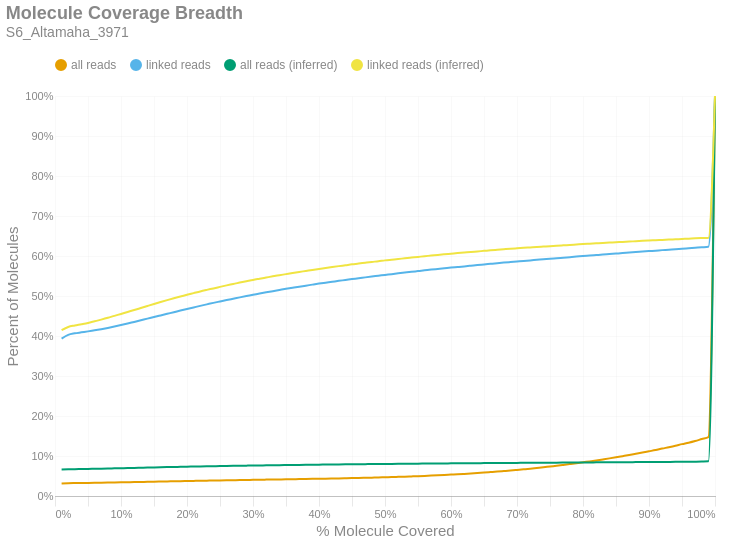

Notebook code cell kept with this figure:
### Markdown cell above
### Molecule Read Coverage
This chart shows molecule coverage breadth as computed by the number of bases aligned to that molecule. In other words, "*how much of each unique long molecule is actually sequenced/aligned?*" Keep in mind there is a distinction between sequences and alignments, since some sequences belonging to a particular molecule may not align well and wouldn't appear in the alignment data. This chart also shows molecule coverage breadth as computed by the *inferred fragment* from which the aligned sequences originate. Unlike read coverage, this calculation takes into account the total insert size, including unsequenced gaps between the forward and reverse reads. Like the previous figures, these are cumulative percents.

### Code cell
if SKIPLR:
    print_html(f"Skipped")
else:
    binned_df = consolidated_hist(valids['coverage_bp'], mask, 0.01, True)
    binned_df_inf = consolidated_hist(valids['coverage_inserts'], mask, 0.01, True)
    binned_df = binned_df.with_columns(pl.lit(binned_df_inf['all reads (cumsum)']).alias('all reads (inferred)'))
    binned_df = binned_df.with_columns(pl.lit(binned_df_inf['linked reads (cumsum)']).alias('linked reads (inferred)'))
    binned_df = binned_df.with_columns(
        (pl.col('bin').cast(pl.Float64) + 0.01).alias('right_edge')
    )

    with SafeRender(binned_df):
        (
            density_plot(binned_df, 'Molecule Coverage Breadth', samplename, 'molcov', ['all reads (inferred)','linked reads (inferred)'])
            .encode(
                #x=alt.X('bin:Q', title="% Molecule Covered").axis(format = '%').scale(padding=0),
                x=alt.X('right_edge:Q', title="% Molecule Covered").axis(format='%').scale(padding=0),
                y=alt.Y('value:Q', title='Percent of Molecules')
                    .axis(format='%')
                    .stack(False)
                    .scale(domainMin=0, padding=0),
                color=alt.Color("key:N").scale(domain = ["all reads", "linked reads", "all reads (inferred)", "linked reads (inferred)"]),
                tooltip = [
                    alt.Tooltip("key:N", title = "Data Type"),
                    alt.Tooltip("range_label:N", title="% Molecule Covered"),
                    alt.Tooltip("value:Q", format = ".2%", title="% Molecules")
                ]
            )
        ).display()

### Figure 1 — Vega-Lite specification as saved in the notebook (floating-point values rounded to 4 significant figures)
{"width": "container", "height": 400, "config": {"title": {"anchor": "start", "dy": -15, "fontSize": 18, "color": "#888888", "subtitleColor": "#888888", "subtitleFontSize": 14}, "arc": {"fill": "#0072B2"}, "axis": {"domainColor": "#888888", "domainWidth": 0.5, "gridWidth": 0.2, "grid": false, "titleFontWeight": 400, "titleFontSize": 15, "labelFontSize": 11, "labelColor": "#888888", "tickColor": "#888888", "tickWidth": 0.2, "titleColor": "#888888"}, "axisBand": {"grid": false}, "axisX": {"grid": true, "tickSize": 10, "domainCap": "round"}, "axisY": {"domain": false, "grid": true, "tickSize": 0, "domainCap": "round"}, "background": "transparent", "header": {"labelFontSize": 15, "labelColor": "#888888", "titleFontSize": 15, "titleFontWeight": 600, "titleColor": "#888888"}, "legend": {"labelFont": "sans-serif", "labelFontSize": 12, "labelColor": "#888888", "symbolSize": 100, "symbolType": "circle", "titleFontSize": 12, "titlePadding": 10, "titleColor": "#888888", "title": null, "orient": "top"}, "range": {"category": ["#E69F00", "#56B4E9", "#009E73", "#F0E442", "#0072B2", "#D55E00", "#CC79A7", "#000000"], "diverging": ["#cfe8f3", "#a2d4ec", "#73bfe2", "#46abdb", "#1696d2", "#12719e"]}, "area": {"fill": "#0072B2", "fillOpacity": 0.7, "line": true, "strokeOpacity": 0.7}, "line": {"color": "#0072B2", "stroke": "#0072B2", "strokeWidth": 2}, "trail": {"color": "#0072B2", "stroke": "#0072B2", "strokeWidth": 0, "size": 1}, "point": {"filled": true, "fillOpacity": 1.0, "size": 95}, "text": {"color": "#888888", "fontSize": 11, "align": "right", "fontWeight": 400, "size": 11}, "bar": {"fill": "#0072B2", "stroke": null}, "view": {"stroke": null, "continuousWidth": 660, "continuousHeight": 400}}, "data": {"name": "data-119394467e169fc04efd07b1b6d03a59"}, "mark": {"type": "line", "interpolate": "monotone", "point": {"opacity": 0, "size": 275}}, "encoding": {"color": {"field": "key", "scale": {"domain": ["all reads", "linked reads", "all reads (inferred)", "linked reads (inferred)"]}, "type": "nominal"}, "tooltip": [{"field": "key", "title": "Data Type", "type": "nominal"}, {"field": "range_label", "title": "% Molecule Covered", "type": "nominal"}, {"field": "value", "format": ".2%", "title": "% Molecules", "type": "quantitative"}], "x": {"axis": {"format": "%"}, "field": "right_edge", "scale": {"padding": 0}, "title": "% Molecule Covered", "type": "quantitative"}, "y": {"axis": {"format": "%"}, "field": "value", "scale": {"domainMin": 0, "padding": 0}, "stack": false, "title": "Percent of Molecules", "type": "quantitative"}}, "params": [{"name": "param_c36ac31b6afebe62", "select": {"type": "point", "fields": ["key"]}, "bind": "legend"}], "title": {"text": "Molecule Coverage Breadth", "subtitle": "S6_Altamaha_3971"}, "transform": [{"fold": ["all reads (cumsum)", "linked reads (cumsum)", "all reads (inferred)", "linked reads (inferred)"]}, {"calculate": "replace(datum.key, ' (cumsum)', '')", "as": "key"}, {"filter": {"param": "param_c36ac31b6afebe62"}}], "usermeta": {"embedOptions": {"downloadFileName": "S6_Altamaha_3971.molcov"}}, "$schema": "https://vega.github.io/schema/vega-lite/v6.1.0.json", "datasets": {"data-119394467e169fc04efd07b1b6d03a59": [{"bin": "0.0", "interval": "0.0-0.01", "all reads": 0.03117, "linked reads": 0.3933, "all reads (cumsum)": 0.03117, "linked reads (cumsum)": 0.3933, "range_label": "0.0-0.01", "all reads (inferred)": 0.0662, "linked reads (inferred)": 0.4147, "right_edge": 0.01}, {"bin": "0.01", "interval": "0.01-0.02", "all reads": 0.0007909, "linked reads": 0.009509, "all reads (cumsum)": 0.03196, "linked reads (cumsum)": 0.4028, "range_label": "0.01-0.02", "all reads (inferred)": 0.06683, "linked reads (inferred)": 0.4226, "right_edge": 0.02}, {"bin": "0.02", "interval": "0.02-0.03", "all reads": 0.0003441, "linked reads": 0.003822, "all reads (cumsum)": 0.0323, "linked reads (cumsum)": 0.4067, "range_label": "0.02-0.03", "all reads (inferred)": 0.06712, "linked reads (inferred)": 0.4262, "right_edge": 0.03}, {"bin": "0.03", "interval": "0.03-0.04", "all reads": 0.0002324, "linked reads": 0.002463, "all reads (cumsum)": 0.03253, "linked reads (cumsum)": 0.4091, "range_label": "0.03-0.04", "all reads (inferred)": 0.06738, "linked reads (inferred)": 0.4293, "right_edge": 0.04}, {"bin": "0.04", "interval": "0.04-0.05", "all reads": 0.0002181, "linked reads": 0.002411, "all reads (cumsum)": 0.03275, "linked reads (cumsum)": 0.4115, "range_label": "0.04-0.05", "all reads (inferred)": 0.06766, "linked reads (inferred)": 0.4326, "right_edge": 0.05}, {"bin": "0.05", "interval": "0.05-0.06", "all reads": 0.0002279, "linked reads": 0.002579, "all reads (cumsum)": 0.03298, "linked reads (cumsum)": 0.4141, "range_label": "0.05-0.06", "all reads (inferred)": 0.068, "linked reads (inferred)": 0.4368, "right_edge": 0.06}, {"bin": "0.06", "interval": "0.06-0.07", "all reads": 0.0002499, "linked reads": 0.00291, "all reads (cumsum)": 0.03323, "linked reads (cumsum)": 0.417, "range_label": "0.06-0.07", "all reads (inferred)": 0.06834, "linked reads (inferred)": 0.441, "right_edge": 0.07}, {"bin": "0.07", "interval": "0.07-0.08", "all reads": 0.0002711, "linked reads": 0.003199, "all reads (cumsum)": 0.0335, "linked reads (cumsum)": 0.4202, "range_label": "0.07-0.08", "all reads (inferred)": 0.06869, "linked reads (inferred)": 0.4455, "right_edge": 0.08}, {"bin": "0.08", "interval": "0.08-0.09", "all reads": 0.0002936, "linked reads": 0.003423, "all reads (cumsum)": 0.03379, "linked reads (cumsum)": 0.4237, "range_label": "0.08-0.09", "all reads (inferred)": 0.06909, "linked reads (inferred)": 0.4504, "right_edge": 0.09}, {"bin": "0.09", "interval": "0.09-0.1", "all reads": 0.0003056, "linked reads": 0.003592, "all reads (cumsum)": 0.0341, "linked reads (cumsum)": 0.4272, "range_label": "0.09-0.1", "all reads (inferred)": 0.06948, "linked reads (inferred)": 0.4552, "right_edge": 0.1}, {"bin": "0.1", "interval": "0.1-0.11", "all reads": 0.0003343, "linked reads": 0.003897, "all reads (cumsum)": 0.03443, "linked reads (cumsum)": 0.4311, "range_label": "0.1-0.11", "all reads (inferred)": 0.06987, "linked reads (inferred)": 0.4602, "right_edge": 0.11}, {"bin": "0.11", "interval": "0.11-0.12", "all reads": 0.0003392, "linked reads": 0.004072, "all reads (cumsum)": 0.03477, "linked reads (cumsum)": 0.4352, "range_label": "0.11-0.12", "all reads (inferred)": 0.07025, "linked reads (inferred)": 0.4649, "right_edge": 0.12}, {"bin": "0.12", "interval": "0.12-0.13", "all reads": 0.0003298, "linked reads": 0.00403, "all reads (cumsum)": 0.0351, "linked reads (cumsum)": 0.4392, "range_label": "0.12-0.13", "all reads (inferred)": 0.07065, "linked reads (inferred)": 0.47, "right_edge": 0.13}, {"bin": "0.13", "interval": "0.13-0.14", "all reads": 0.0003412, "linked reads": 0.004137, "all reads (cumsum)": 0.03544, "linked reads (cumsum)": 0.4434, "range_label": "0.13-0.14", "all reads (inferred)": 0.07105, "linked reads (inferred)": 0.4751, "right_edge": 0.14}, {"bin": "0.14", "interval": "0.14-0.15", "all reads": 0.0003227, "linked reads": 0.003948, "all reads (cumsum)": 0.03577, "linked reads (cumsum)": 0.4473, "range_label": "0.14-0.15", "all reads (inferred)": 0.07145, "linked reads (inferred)": 0.4801, "right_edge": 0.15}, {"bin": "0.15", "interval": "0.15-0.16", "all reads": 0.0003338, "linked reads": 0.004052, "all reads (cumsum)": 0.0361, "linked reads (cumsum)": 0.4514, "range_label": "0.15-0.16", "all reads (inferred)": 0.07183, "linked reads (inferred)": 0.4851, "right_edge": 0.16}, {"bin": "0.16", "interval": "0.16-0.17", "all reads": 0.0003382, "linked reads": 0.004078, "all reads (cumsum)": 0.03644, "linked reads (cumsum)": 0.4555, "range_label": "0.16-0.17", "all reads (inferred)": 0.0722, "linked reads (inferred)": 0.4898, "right_edge": 0.17}, {"bin": "0.17", "interval": "0.17-0.18", "all reads": 0.0003229, "linked reads": 0.003997, "all reads (cumsum)": 0.03676, "linked reads (cumsum)": 0.4595, "range_label": "0.17-0.18", "all reads (inferred)": 0.07256, "linked reads (inferred)": 0.4943, "right_edge": 0.18}, {"bin": "0.18", "interval": "0.18-0.19", "all reads": 0.0003431, "linked reads": 0.004169, "all reads (cumsum)": 0.0371, "linked reads (cumsum)": 0.4636, "range_label": "0.18-0.19", "all reads (inferred)": 0.0729, "linked reads (inferred)": 0.4986, "right_edge": 0.19}, {"bin": "0.19", "interval": "0.19-0.2", "all reads": 0.000318, "linked reads": 0.0039, "all reads (cumsum)": 0.03742, "linked reads (cumsum)": 0.4675, "range_label": "0.19-0.2", "all reads (inferred)": 0.07325, "linked reads (inferred)": 0.5029, "right_edge": 0.2}, {"bin": "0.2", "interval": "0.2-0.21", "all reads": 0.0003236, "linked reads": 0.0039, "all reads (cumsum)": 0.03775, "linked reads (cumsum)": 0.4714, "range_label": "0.2-0.21", "all reads (inferred)": 0.07358, "linked reads (inferred)": 0.5072, "right_edge": 0.21}, {"bin": "0.21", "interval": "0.21-0.22", "all reads": 0.0003234, "linked reads": 0.003913, "all reads (cumsum)": 0.03807, "linked reads (cumsum)": 0.4753, "range_label": "0.21-0.22", "all reads (inferred)": 0.07391, "linked reads (inferred)": 0.5114, "right_edge": 0.22}, {"bin": "0.22", "interval": "0.22-0.23", "all reads": 0.0003069, "linked reads": 0.003754, "all reads (cumsum)": 0.03838, "linked reads (cumsum)": 0.4791, "range_label": "0.22-0.23", "all reads (inferred)": 0.07422, "linked reads (inferred)": 0.5153, "right_edge": 0.23}, {"bin": "0.23", "interval": "0.23-0.24", "all reads": 0.0003123, "linked reads": 0.00376, "all reads (cumsum)": 0.03869, "linked reads (cumsum)": 0.4829, "range_label": "0.23-0.24", "all reads (inferred)": 0.07451, "linked reads (inferred)": 0.519, "right_edge": 0.24}, {"bin": "0.24", "interval": "0.24-0.25", "all reads": 0.0002894, "linked reads": 0.003481, "all reads (cumsum)": 0.03898, "linked reads (cumsum)": 0.4863, "range_label": "0.24-0.25", "all reads (inferred)": 0.07481, "linked reads (inferred)": 0.5228, "right_edge": 0.25}, {"bin": "0.25", "interval": "0.25-0.26", "all reads": 0.0002896, "linked reads": 0.003459, "all reads (cumsum)": 0.03927, "linked reads (cumsum)": 0.4898, "range_label": "0.25-0.26", "all reads (inferred)": 0.07511, "linked reads (inferred)": 0.5266, "right_edge": 0.26}, {"bin": "0.26", "interval": "0.26-0.27", "all reads": 0.0002884, "linked reads": 0.003384, "all reads (cumsum)": 0.03956, "linked reads (cumsum)": 0.4932, "range_label": "0.26-0.27", "all reads (inferred)": 0.07539, "linked reads (inferred)": 0.5302, "right_edge": 0.27}, {"bin": "0.27", "interval": "0.27-0.28", "all reads": 0.0002852, "linked reads": 0.003384, "all reads (cumsum)": 0.03984, "linked reads (cumsum)": 0.4966, "range_label": "0.27-0.28", "all reads (inferred)": 0.07565, "linked reads (inferred)": 0.5335, "right_edge": 0.28}, {"bin": "0.28", "interval": "0.28-0.29", "all reads": 0.0002778, "linked reads": 0.003218, "all reads (cumsum)": 0.04012, "linked reads (cumsum)": 0.4998, "range_label": "0.28-0.29", "all reads (inferred)": 0.07592, "linked reads (inferred)": 0.5368, "right_edge": 0.29}, {"bin": "0.29", "interval": "0.29-0.3", "all reads": 0.0002711, "linked reads": 0.003098, "all reads (cumsum)": 0.04039, "linked reads (cumsum)": 0.5029, "range_label": "0.29-0.3", "all reads (inferred)": 0.07618, "linked reads (inferred)": 0.5402, "right_edge": 0.3}, {"bin": "0.3", "interval": "0.3-0.31", "all reads": 0.0002894, "linked reads": 0.003287, "all reads (cumsum)": 0.04068, "linked reads (cumsum)": 0.5062, "range_label": "0.3-0.31", "all reads (inferred)": 0.07642, "linked reads (inferred)": 0.5432, "right_edge": 0.31}, {"bin": "0.31", "interval": "0.31-0.32", "all reads": 0.0002691, "linked reads": 0.00304, "all reads (cumsum)": 0.04095, "linked reads (cumsum)": 0.5092, "range_label": "0.31-0.32", "all reads (inferred)": 0.07666, "linked reads (inferred)": 0.5462, "right_edge": 0.32}, {"bin": "0.32", "interval": "0.32-0.33", "all reads": 0.0002654, "linked reads": 0.002913, "all reads (cumsum)": 0.04121, "linked reads (cumsum)": 0.5121, "range_label": "0.32-0.33", "all reads (inferred)": 0.0769, "linked reads (inferred)": 0.5492, "right_edge": 0.33}, {"bin": "0.33", "interval": "0.33-0.34", "all reads": 0.0002716, "linked reads": 0.002888, "all reads (cumsum)": 0.04149, "linked reads (cumsum)": 0.515, "range_label": "0.33-0.34", "all reads (inferred)": 0.07712, "linked reads (inferred)": 0.552, "right_edge": 0.34}, {"bin": "0.34", "interval": "0.34-0.35", "all reads": 0.0002785, "linked reads": 0.002897, "all reads (cumsum)": 0.04176, "linked reads (cumsum)": 0.5179, "range_label": "0.34-0.35", "all reads (inferred)": 0.07734, "linked reads (inferred)": 0.5547, "right_edge": 0.35}, {"bin": "0.35", "interval": "0.35-0.36", "all reads": 0.0002689, "linked reads": 0.002706, "all reads (cumsum)": 0.04203, "linked reads (cumsum)": 0.5206, "range_label": "0.35-0.36", "all reads (inferred)": 0.07756, "linked reads (inferred)": 0.5575, "right_edge": 0.36}, {"bin": "0.36", "interval": "0.36-0.37", "all reads": 0.0002748, "linked reads": 0.00267, "all reads (cumsum)": 0.04231, "linked reads (cumsum)": 0.5233, "range_label": "0.36-0.37", "all reads (inferred)": 0.07777, "linked reads (inferred)": 0.5601, "right_edge": 0.37}, {"bin": "0.37", "interval": "0.37-0.38", "all reads": 0.0002684, "linked reads": 0.002537, "all reads (cumsum)": 0.04258, "linked reads (cumsum)": 0.5258, "range_label": "0.37-0.38", "all reads (inferred)": 0.07798, "linked reads (inferred)": 0.5627, "right_edge": 0.38}, {"bin": "0.38", "interval": "0.38-0.39", "all reads": 0.0002795, "linked reads": 0.002644, "all reads (cumsum)": 0.04286, "linked reads (cumsum)": 0.5285, "range_label": "0.38-0.39", "all reads (inferred)": 0.07819, "linked reads (inferred)": 0.5653, "right_edge": 0.39}, {"bin": "0.39", "interval": "0.39-0.4", "all reads": 0.0002987, "linked reads": 0.00256, "all reads (cumsum)": 0.04315, "linked reads (cumsum)": 0.531, "range_label": "0.39-0.4", "all reads (inferred)": 0.07839, "linked reads (inferred)": 0.5677, "right_edge": 0.4}, {"bin": "0.4", "interval": "0.4-0.41", "all reads": 0.0002733, "linked reads": 0.002297, "all reads (cumsum)": 0.04343, "linked reads (cumsum)": 0.5333, "range_label": "0.4-0.41", "all reads (inferred)": 0.07857, "linked reads (inferred)": 0.57, "right_edge": 0.41}, {"bin": "0.41", "interval": "0.41-0.42", "all reads": 0.0003086, "linked reads": 0.002268, "all reads (cumsum)": 0.04374, "linked reads (cumsum)": 0.5356, "range_label": "0.41-0.42", "all reads (inferred)": 0.07877, "linked reads (inferred)": 0.5724, "right_edge": 0.42}, {"bin": "0.42", "interval": "0.42-0.43", "all reads": 0.0003224, "linked reads": 0.002317, "all reads (cumsum)": 0.04406, "linked reads (cumsum)": 0.5379, "range_label": "0.42-0.43", "all reads (inferred)": 0.07895, "linked reads (inferred)": 0.5747, "right_edge": 0.43}, {"bin": "0.43", "interval": "0.43-0.44", "all reads": 0.0003266, "linked reads": 0.002122, "all reads (cumsum)": 0.04439, "linked reads (cumsum)": 0.54, "range_label": "0.43-0.44", "all reads (inferred)": 0.07914, "linked reads (inferred)": 0.5769, "right_edge": 0.44}, {"bin": "0.44", "interval": "0.44-0.45", "all reads": 0.0003414, "linked reads": 0.002242, "all reads (cumsum)": 0.04473, "linked reads (cumsum)": 0.5423, "range_label": "0.44-0.45", "all reads (inferred)": 0.07932, "linked reads (inferred)": 0.5791, "right_edge": 0.45}, {"bin": "0.45", "interval": "0.45-0.46", "all reads": 0.0003567, "linked reads": 0.002054, "all reads (cumsum)": 0.04508, "linked reads (cumsum)": 0.5443, "range_label": "0.45-0.46", "all reads (inferred)": 0.07947, "linked reads (inferred)": 0.581, "right_edge": 0.46}, {"bin": "0.46", "interval": "0.46-0.47", "all reads": 0.0004112, "linked reads": 0.002255, "all reads (cumsum)": 0.04549, "linked reads (cumsum)": 0.5466, "range_label": "0.46-0.47", "all reads (inferred)": 0.07965, "linked reads (inferred)": 0.5831, "right_edge": 0.47}, {"bin": "0.47", "interval": "0.47-0.48", "all reads": 0.0004258, "linked reads": 0.002135, "all reads (cumsum)": 0.04592, "linked reads (cumsum)": 0.5487, "range_label": "0.47-0.48", "all reads (inferred)": 0.07982, "linked reads (inferred)": 0.5851, "right_edge": 0.48}, {"bin": "0.48", "interval": "0.48-0.49", "all reads": 0.0004253, "linked reads": 0.001934, "all reads (cumsum)": 0.04635, "linked reads (cumsum)": 0.5506, "range_label": "0.48-0.49", "all reads (inferred)": 0.07997, "linked reads (inferred)": 0.5869, "right_edge": 0.49}, {"bin": "0.49", "interval": "0.49-0.5", "all reads": 0.0004985, "linked reads": 0.002044, "all reads (cumsum)": 0.04684, "linked reads (cumsum)": 0.5527, "range_label": "0.49-0.5", "all reads (inferred)": 0.08015, "linked reads (inferred)": 0.5891, "right_edge": 0.5}, {"bin": "0.5", "interval": "0.5-0.51", "all reads": 0.0004628, "linked reads": 0.001872, "all reads (cumsum)": 0.04731, "linked reads (cumsum)": 0.5546, "range_label": "0.5-0.51", "all reads (inferred)": 0.08029, "linked reads (inferred)": 0.5908, "right_edge": 0.51}, {"bin": "0.51", "interval": "0.51-0.52", "all reads": 0.0005262, "linked reads": 0.002099, "all reads (cumsum)": 0.04783, "linked reads (cumsum)": 0.5567, "range_label": "0.51-0.52", "all reads (inferred)": 0.08043, "linked reads (inferred)": 0.5925, "right_edge": 0.52}, {"bin": "0.52", "interval": "0.52-0.53", "all reads": 0.0005346, "linked reads": 0.001895, "all reads (cumsum)": 0.04837, "linked reads (cumsum)": 0.5586, "range_label": "0.52-0.53", "all reads (inferred)": 0.08058, "linked reads (inferred)": 0.5943, "right_edge": 0.53}, {"bin": "0.53", "interval": "0.53-0.54", "all reads": 0.0006026, "linked reads": 0.001891, "all reads (cumsum)": 0.04897, "linked reads (cumsum)": 0.5604, "range_label": "0.53-0.54", "all reads (inferred)": 0.08072, "linked reads (inferred)": 0.596, "right_edge": 0.54}, {"bin": "0.54", "interval": "0.54-0.55", "all reads": 0.0006199, "linked reads": 0.00182, "all reads (cumsum)": 0.04959, "linked reads (cumsum)": 0.5623, "range_label": "0.54-0.55", "all reads (inferred)": 0.08087, "linked reads (inferred)": 0.5977, "right_edge": 0.55}, {"bin": "0.55", "interval": "0.55-0.56", "all reads": 0.0006757, "linked reads": 0.00184, "all reads (cumsum)": 0.05027, "linked reads (cumsum)": 0.5641, "range_label": "0.55-0.56", "all reads (inferred)": 0.08102, "linked reads (inferred)": 0.5995, "right_edge": 0.56}, {"bin": "0.56", "interval": "0.56-0.57", "all reads": 0.0007304, "linked reads": 0.001921, "all reads (cumsum)": 0.051, "linked reads (cumsum)": 0.566, "range_label": "0.56-0.57", "all reads (inferred)": 0.08116, "linked reads (inferred)": 0.6011, "right_edge": 0.57}, {"bin": "0.57", "interval": "0.57-0.58", "all reads": 0.000766, "linked reads": 0.001632, "all reads (cumsum)": 0.05176, "linked reads (cumsum)": 0.5677, "range_label": "0.57-0.58", "all reads (inferred)": 0.08131, "linked reads (inferred)": 0.6028, "right_edge": 0.58}, {"bin": "0.58", "interval": "0.58-0.59", "all reads": 0.0008168, "linked reads": 0.001638, "all reads (cumsum)": 0.05258, "linked reads (cumsum)": 0.5693, "range_label": "0.58-0.59", "all reads (inferred)": 0.08144, "linked reads (inferred)": 0.6043, "right_edge": 0.59}, {"bin": "0.59", "interval": "0.59-0.6", "all reads": 0.0008693, "linked reads": 0.001684, "all reads (cumsum)": 0.05345, "linked reads (cumsum)": 0.571, "range_label": "0.59-0.6", "all reads (inferred)": 0.08157, "linked reads (inferred)": 0.6058, "right_edge": 0.6}, {"bin": "0.6", "interval": "0.6-0.61", "all reads": 0.0008417, "linked reads": 0.001476, "all reads (cumsum)": 0.05429, "linked reads (cumsum)": 0.5725, "range_label": "0.6-0.61", "all reads (inferred)": 0.0817, "linked reads (inferred)": 0.6073, "right_edge": 0.61}, {"bin": "0.61", "interval": "0.61-0.62", "all reads": 0.000968, "linked reads": 0.001518, "all reads (cumsum)": 0.05526, "linked reads (cumsum)": 0.574, "range_label": "0.61-0.62", "all reads (inferred)": 0.08182, "linked reads (inferred)": 0.6086, "right_edge": 0.62}, {"bin": "0.62", "interval": "0.62-0.63", "all reads": 0.001013, "linked reads": 0.001668, "all reads (cumsum)": 0.05627, "linked reads (cumsum)": 0.5756, "range_label": "0.62-0.63", "all reads (inferred)": 0.08194, "linked reads (inferred)": 0.61, "right_edge": 0.63}, {"bin": "0.63", "interval": "0.63-0.64", "all reads": 0.001067, "linked reads": 0.001716, "all reads (cumsum)": 0.05734, "linked reads (cumsum)": 0.5774, "range_label": "0.63-0.64", "all reads (inferred)": 0.08207, "linked reads (inferred)": 0.6114, "right_edge": 0.64}, {"bin": "0.64", "interval": "0.64-0.65", "all reads": 0.001131, "linked reads": 0.001515, "all reads (cumsum)": 0.05847, "linked reads (cumsum)": 0.5789, "range_label": "0.64-0.65", "all reads (inferred)": 0.0822, "linked reads (inferred)": 0.6128, "right_edge": 0.65}, {"bin": "0.65", "interval": "0.65-0.66", "all reads": 0.001241, "linked reads": 0.001574, "all reads (cumsum)": 0.05971, "linked reads (cumsum)": 0.5804, "range_label": "0.65-0.66", "all reads (inferred)": 0.08233, "linked reads (inferred)": 0.6143, "right_edge": 0.66}, {"bin": "0.66", "interval": "0.66-0.67", "all reads": 0.001256, "linked reads": 0.001557, "all reads (cumsum)": 0.06097, "linked reads (cumsum)": 0.582, "range_label": "0.66-0.67", "all reads (inferred)": 0.08245, "linked reads (inferred)": 0.6155, "right_edge": 0.67}, {"bin": "0.67", "interval": "0.67-0.68", "all reads": 0.001364, "linked reads": 0.001479, "all reads (cumsum)": 0.06233, "linked reads (cumsum)": 0.5835, "range_label": "0.67-0.68", "all reads (inferred)": 0.08256, "linked reads (inferred)": 0.6168, "right_edge": 0.68}, {"bin": "0.68", "interval": "0.68-0.69", "all reads": 0.001383, "linked reads": 0.001411, "all reads (cumsum)": 0.06371, "linked reads (cumsum)": 0.5849, "range_label": "0.68-0.69", "all reads (inferred)": 0.08268, "linked reads (inferred)": 0.6181, "right_edge": 0.69}, {"bin": "0.69", "interval": "0.69-0.7", "all reads": 0.001501, "linked reads": 0.001398, "all reads (cumsum)": 0.06521, "linked reads (cumsum)": 0.5863, "range_label": "0.69-0.7", "all reads (inferred)": 0.0828, "linked reads (inferred)": 0.6192, "right_edge": 0.7}, {"bin": "0.7", "interval": "0.7-0.71", "all reads": 0.001535, "linked reads": 0.001411, "all reads (cumsum)": 0.06675, "linked reads (cumsum)": 0.5877, "range_label": "0.7-0.71", "all reads (inferred)": 0.08291, "linked reads (inferred)": 0.6203, "right_edge": 0.71}, {"bin": "0.71", "interval": "0.71-0.72", "all reads": 0.001569, "linked reads": 0.001314, "all reads (cumsum)": 0.06832, "linked reads (cumsum)": 0.589, "range_label": "0.71-0.72", "all reads (inferred)": 0.08302, "linked reads (inferred)": 0.6214, "right_edge": 0.72}, {"bin": "0.72", "interval": "0.72-0.73", "all reads": 0.001754, "linked reads": 0.001411, "all reads (cumsum)": 0.07007, "linked reads (cumsum)": 0.5904, "range_label": "0.72-0.73", "all reads (inferred)": 0.08312, "linked reads (inferred)": 0.6225, "right_edge": 0.73}, {"bin": "0.73", "interval": "0.73-0.74", "all reads": 0.001739, "linked reads": 0.001356, "all reads (cumsum)": 0.07181, "linked reads (cumsum)": 0.5918, "range_label": "0.73-0.74", "all reads (inferred)": 0.08323, "linked reads (inferred)": 0.6236, "right_edge": 0.74}, {"bin": "0.74", "interval": "0.74-0.75", "all reads": 0.00197, "linked reads": 0.001473, "all reads (cumsum)": 0.07378, "linked reads (cumsum)": 0.5933, "range_label": "0.74-0.75", "all reads (inferred)": 0.08334, "linked reads (inferred)": 0.6246, "right_edge": 0.75}, {"bin": "0.75", "interval": "0.75-0.76", "all reads": 0.001858, "linked reads": 0.001275, "all reads (cumsum)": 0.07564, "linked reads (cumsum)": 0.5945, "range_label": "0.75-0.76", "all reads (inferred)": 0.08343, "linked reads (inferred)": 0.6255, "right_edge": 0.76}, {"bin": "0.76", "interval": "0.76-0.77", "all reads": 0.002013, "linked reads": 0.001324, "all reads (cumsum)": 0.07765, "linked reads (cumsum)": 0.5959, "range_label": "0.76-0.77", "all reads (inferred)": 0.08354, "linked reads (inferred)": 0.6266, "right_edge": 0.77}, {"bin": "0.77", "interval": "0.77-0.78", "all reads": 0.002075, "linked reads": 0.001307, "all reads (cumsum)": 0.07973, "linked reads (cumsum)": 0.5972, "range_label": "0.77-0.78", "all reads (inferred)": 0.08364, "linked reads (inferred)": 0.6277, "right_edge": 0.78}, {"bin": "0.78", "interval": "0.78-0.79", "all reads": 0.002154, "linked reads": 0.001314, "all reads (cumsum)": 0.08188, "linked reads (cumsum)": 0.5985, "range_label": "0.78-0.79", "all reads (inferred)": 0.08376, "linked reads (inferred)": 0.6288, "right_edge": 0.79}, {"bin": "0.79", "interval": "0.79-0.8", "all reads": 0.002371, "linked reads": 0.001408, "all reads (cumsum)": 0.08425, "linked reads (cumsum)": 0.5999, "range_label": "0.79-0.8", "all reads (inferred)": 0.08387, "linked reads (inferred)": 0.6299, "right_edge": 0.8}, {"bin": "0.8", "interval": "0.8-0.81", "all reads": 0.002246, "linked reads": 0.001204, "all reads (cumsum)": 0.0865, "linked reads (cumsum)": 0.6011, "range_label": "0.8-0.81", "all reads (inferred)": 0.08397, "linked reads (inferred)": 0.6308, "right_edge": 0.81}, {"bin": "0.81", "interval": "0.81-0.82", "all reads": 0.002393, "linked reads": 0.001259, "all reads (cumsum)": 0.08889, "linked reads (cumsum)": 0.6023, "range_label": "0.81-0.82", "all reads (inferred)": 0.08407, "linked reads (inferred)": 0.6317, "right_edge": 0.82}, {"bin": "0.82", "interval": "0.82-0.83", "all reads": 0.002558, "linked reads": 0.001262, "all reads (cumsum)": 0.09145, "linked reads (cumsum)": 0.6036, "range_label": "0.82-0.83", "all reads (inferred)": 0.08417, "linked reads (inferred)": 0.6326, "right_edge": 0.83}, {"bin": "0.83", "interval": "0.83-0.84", "all reads": 0.002591, "linked reads": 0.001233, "all reads (cumsum)": 0.09404, "linked reads (cumsum)": 0.6048, "range_label": "0.83-0.84", "all reads (inferred)": 0.08427, "linked reads (inferred)": 0.6335, "right_edge": 0.84}, {"bin": "0.84", "interval": "0.84-0.85", "all reads": 0.002704, "linked reads": 0.001243, "all reads (cumsum)": 0.09675, "linked reads (cumsum)": 0.6061, "range_label": "0.84-0.85", "all reads (inferred)": 0.08437, "linked reads (inferred)": 0.6343, "right_edge": 0.85}, {"bin": "0.85", "interval": "0.85-0.86", "all reads": 0.002853, "linked reads": 0.001249, "all reads (cumsum)": 0.0996, "linked reads (cumsum)": 0.6073, "range_label": "0.85-0.86", "all reads (inferred)": 0.08448, "linked reads (inferred)": 0.6352, "right_edge": 0.86}, {"bin": "0.86", "interval": "0.86-0.87", "all reads": 0.002869, "linked reads": 0.001152, "all reads (cumsum)": 0.1025, "linked reads (cumsum)": 0.6085, "range_label": "0.86-0.87", "all reads (inferred)": 0.08459, "linked reads (inferred)": 0.6361, "right_edge": 0.87}, {"bin": "0.87", "interval": "0.87-0.88", "all reads": 0.002997, "linked reads": 0.00122, "all reads (cumsum)": 0.1055, "linked reads (cumsum)": 0.6097, "range_label": "0.87-0.88", "all reads (inferred)": 0.0847, "linked reads (inferred)": 0.637, "right_edge": 0.88}, {"bin": "0.88", "interval": "0.88-0.89", "all reads": 0.00304, "linked reads": 0.001269, "all reads (cumsum)": 0.1085, "linked reads (cumsum)": 0.611, "range_label": "0.88-0.89", "all reads (inferred)": 0.0848, "linked reads (inferred)": 0.6378, "right_edge": 0.89}, {"bin": "0.89", "interval": "0.89-0.9", "all reads": 0.003207, "linked reads": 0.001236, "all reads (cumsum)": 0.1117, "linked reads (cumsum)": 0.6122, "range_label": "0.89-0.9", "all reads (inferred)": 0.08491, "linked reads (inferred)": 0.6386, "right_edge": 0.9}, {"bin": "0.9", "interval": "0.9-0.91", "all reads": 0.003191, "linked reads": 0.001213, "all reads (cumsum)": 0.1149, "linked reads (cumsum)": 0.6134, "range_label": "0.9-0.91", "all reads (inferred)": 0.08502, "linked reads (inferred)": 0.6394, "right_edge": 0.91}, {"bin": "0.91", "interval": "0.91-0.92", "all reads": 0.003683, "linked reads": 0.001269, "all reads (cumsum)": 0.1186, "linked reads (cumsum)": 0.6147, "range_label": "0.91-0.92", "all reads (inferred)": 0.08514, "linked reads (inferred)": 0.6402, "right_edge": 0.92}, {"bin": "0.92", "interval": "0.92-0.93", "all reads": 0.003353, "linked reads": 0.001194, "all reads (cumsum)": 0.1219, "linked reads (cumsum)": 0.6159, "range_label": "0.92-0.93", "all reads (inferred)": 0.08527, "linked reads (inferred)": 0.641, "right_edge": 0.93}, {"bin": "0.93", "interval": "0.93-0.94", "all reads": 0.003614, "linked reads": 0.001269, "all reads (cumsum)": 0.1256, "linked reads (cumsum)": 0.6172, "range_label": "0.93-0.94", "all reads (inferred)": 0.08539, "linked reads (inferred)": 0.6418, "right_edge": 0.94}, {"bin": "0.94", "interval": "0.94-0.95", "all reads": 0.004079, "linked reads": 0.0011, "all reads (cumsum)": 0.1296, "linked reads (cumsum)": 0.6183, "range_label": "0.94-0.95", "all reads (inferred)": 0.08554, "linked reads (inferred)": 0.6426, "right_edge": 0.95}, {"bin": "0.95", "interval": "0.95-0.96", "all reads": 0.003503, "linked reads": 0.0012, "all reads (cumsum)": 0.1331, "linked reads (cumsum)": 0.6195, "range_label": "0.95-0.96", "all reads (inferred)": 0.08571, "linked reads (inferred)": 0.6433, "right_edge": 0.96}, {"bin": "0.96", "interval": "0.96-0.97", "all reads": 0.00425, "linked reads": 0.001194, "all reads (cumsum)": 0.1374, "linked reads (cumsum)": 0.6206, "range_label": "0.96-0.97", "all reads (inferred)": 0.08588, "linked reads (inferred)": 0.6442, "right_edge": 0.97}, {"bin": "0.97", "interval": "0.97-0.98", "all reads": 0.005033, "linked reads": 0.001181, "all reads (cumsum)": 0.1424, "linked reads (cumsum)": 0.6218, "range_label": "0.97-0.98", "all reads (inferred)": 0.08614, "linked reads (inferred)": 0.6448, "right_edge": 0.98}, {"bin": "0.98", "interval": "0.98-0.99", "all reads": 0.004823, "linked reads": 0.001291, "all reads (cumsum)": 0.1472, "linked reads (cumsum)": 0.6231, "range_label": "0.98-0.99", "all reads (inferred)": 0.08657, "linked reads (inferred)": 0.6453, "right_edge": 0.99}, {"bin": "0.99", "interval": "0.99-1.0", "all reads": 0.8528, "linked reads": 0.3769, "all reads (cumsum)": 1.0, "linked reads (cumsum)": 1.0, "range_label": "0.99-1.0", "all reads (inferred)": 1.0, "linked reads (inferred)": 1.0, "right_edge": 1.0}]}}
